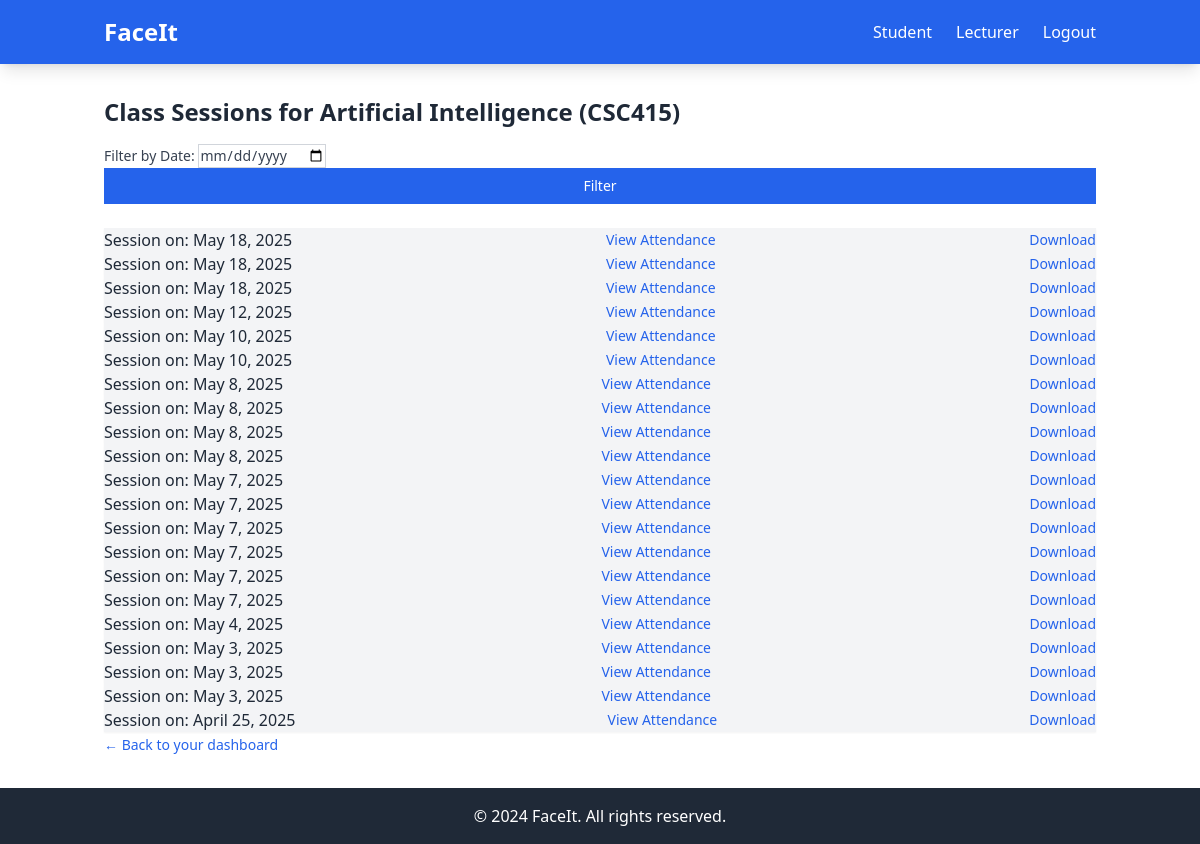
Page /attendance/1/sessions/ (signed in) on the earlier database version.
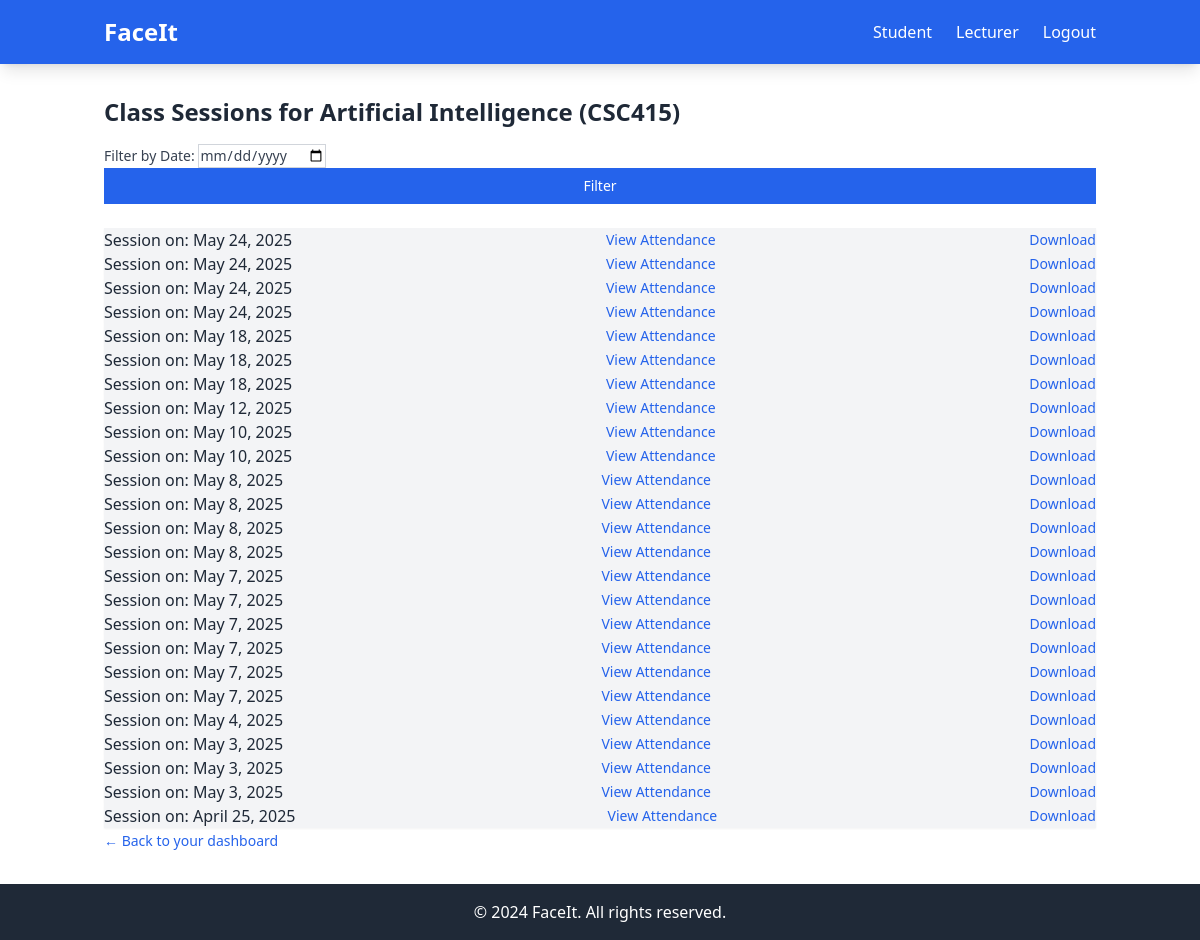
Same page on the later database version.
### attendance/models.py (models this page shows, shortened)
class ClassSession(models.Model):
    course = models.ForeignKey('Course', on_delete=models.CASCADE, related_name='sessions')
    lecturer = models.ForeignKey('Lecturer', on_delete=models.CASCADE, related_name='sessions')
    date = models.DateField(auto_now_add=True)

### attendance/views.py (the view)
# urls.py: path('<int:course_id>/sessions/', view_course_sessions, name='view-sessions'),
@lecturer_login_required
def view_course_sessions(request, course_id):
    course = get_object_or_404(Course, pk=course_id)
    lecturer = Lecturer.objects.get(pk=request.session['lecturer_id'])
    if not course.lecturers.filter(id=lecturer.id).exists():
        return redirect('attendance:realmain')  # unauthorized
    query_date = request.GET.get('date')
    if query_date:
        try:
            filter_date = datetime.strptime(query_date, '%Y-%m-%d').date()
            sessions = course.sessions.filter(date=filter_date, lecturer=lecturer).order_by('-date')
        except ValueError:
            sessions = course.sessions.filter(lecturer=lecturer).order_by('-date')  # fallback
    else:
        sessions = course.sessions.filter(lecturer=lecturer).order_by('-date')
    return render(request, 'attendance/sessions.html', {
        'course': course,
        'sessions': sessions,
        'query_date': query_date or ''
    })

### attendance/templates/attendance/sessions.html
{% extends "base.html" %}
{% block content %}
    <div class="max-w-3xl mx-auto mt-10 p-6 bg-white rounded-lg shadow-md">
        <h2 class="text-2xl font-semibold text-gray-800 mb-4">
            Class Sessions for {{ course.course_name }} ({{ course.course_code }})
        </h2>
        <form method="GET" class="mb-6 flex flex-col md:flex-row md:items-center gap-3">
            <label class="text-sm text-gray-700">
                Filter by Date:
                <input type="date" name="date" value="{{ query_date }}"
                       class="ml-2 p-2 border border-gray-300 rounded-md">
            </label>
            <button type="submit" class="bg-blue-600 text-white px-4 py-2 rounded hover:bg-blue-700 text-sm">
                Filter
            </button>
        </form>
        {% if sessions %}
            <ul class="space-y-3">
                {% for session in sessions %}
                    <li class="bg-gray-100 p-4 rounded-md shadow-sm flex justify-between items-center">
                        <p class="text-gray-800 font-medium">Session on: {{ session.date }}</p>
                        <a href="{% url 'attendance:session-summary' session.id %}"
                           class="text-blue-600 text-sm hover:underline">View Attendance</a>
                        <a href="{% url 'attendance:session-download' session.id %}"
                           class="text-blue-600 text-sm hover:underline">Download</a>
                    </li>
                {% endfor %}
            </ul>
        {% else %}
            <p class="text-gray-600">No sessions found for this date.</p>
        {% endif %}
        <a href="{% url 'attendance:lecturer_page' %}" class="mt-6 inline-block text-sm text-blue-600 hover:underline">
            ← Back to your dashboard
        </a>
    </div>
{% endblock %}

Differences in the rows shown:
added ClassSession: date "May 24, 2025"
added ClassSession: date "May 24, 2025"
added ClassSession: date "May 24, 2025"
added ClassSession: date "May 24, 2025"
